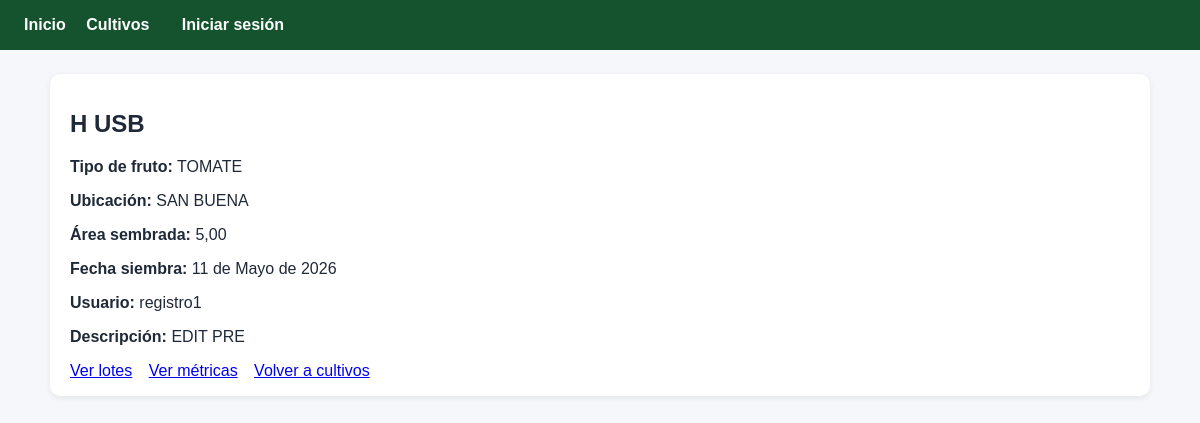
Page /cultivos/8/ on the committed database.
### cultivos/models.py (models this page shows, shortened)
class Cultivo(models.Model):
	usuario = models.ForeignKey(User, on_delete=models.CASCADE, related_name='cultivos')
	nombre = models.CharField(max_length=200)
	tipo_fruto = models.CharField(max_length=100)
	ubicacion = models.CharField(max_length=255)
	latitud = models.DecimalField(max_digits=10, decimal_places=6, null=True, blank=True)
	longitud = models.DecimalField(max_digits=10, decimal_places=6, null=True, blank=True)
	area_sembrada = models.DecimalField(max_digits=10, decimal_places=2)
	fecha_siembra = models.DateField()
	descripcion = models.TextField(blank=True)
	created_at = models.DateTimeField(auto_now_add=True)
	updated_at = models.DateTimeField(auto_now=True)

### cultivos/views.py (the view)
# urls.py: path('<int:cultivo_id>/', views.detalle_cultivo, name='detalle'),
def detalle_cultivo(request, cultivo_id):
	cultivo = get_object_or_404(Cultivo.objects.select_related('usuario'), pk=cultivo_id)
	contexto = {
		'cultivo': cultivo,
	}
	return render(request, 'cultivos/detalle.html', contexto)

### cultivos/templates/cultivos/detalle.html (shortened to what this page needs)
{% extends 'base.html' %}
{% block content %}
<section class="card">
    <h1>{{ cultivo.nombre }}</h1>
    <p><strong>Tipo de fruto:</strong> {{ cultivo.tipo_fruto }}</p>
    <p><strong>Ubicación:</strong> {{ cultivo.ubicacion }}</p>
    <p><strong>Área sembrada:</strong> {{ cultivo.area_sembrada }}</p>
    <p><strong>Fecha siembra:</strong> {{ cultivo.fecha_siembra }}</p>
    <p><strong>Usuario:</strong> {{ cultivo.usuario.username }}</p>
    {% if cultivo.descripcion %}
        <p><strong>Descripción:</strong> {{ cultivo.descripcion }}</p>
    {% endif %}
    <div class="actions">
        <a href="{% url 'lotes:lista_por_cultivo' cultivo.id %}">Ver lotes</a>
        <a href="{% url 'metricas:lista_por_cultivo' cultivo.id %}">Ver métricas</a>
        <a href="{% url 'cultivos:lista' %}">Volver a cultivos</a>
    </div>
</section>
{% endblock %}

### templates/base.html (style rules this page uses)
body { font-family: Arial, sans-serif; margin: 0; color: #1f2937; background: #f5f7fa; }
.card { background: white; border-radius: 10px; padding: 1rem 1.25rem; margin-bottom: 1rem; box-shadow: 0 2px 6px rgba(15, 23, 42, 0.08); }
.actions a { display: inline-block; margin-right: 0.75rem; }

### rows in the picture
Cultivo: nombre "H USB", tipo_fruto "TOMATE", ubicacion "SAN BUENA", area_sembrada "5,00", fecha_siembra "11 de Mayo de 2026", usuario.username "registro1", descripcion "EDIT PRE"
